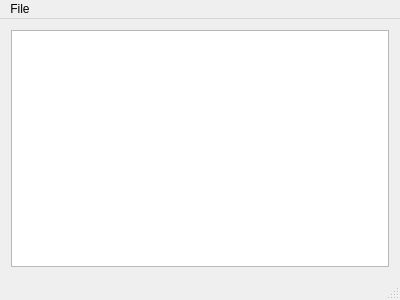
<?xml version="1.0" encoding="UTF-8"?>
<ui version="4.0">
 <class>LogWindow</class>
 <widget class="QMainWindow" name="LogWindow">
  <property name="geometry">
   <rect>
    <x>0</x>
    <y>0</y>
    <width>400</width>
    <height>300</height>
   </rect>
  </property>
  <property name="windowTitle">
   <string>LogWindow</string>
  </property>
  <widget class="QWidget" name="centralWidget">
   <layout class="QHBoxLayout" name="horizontalLayout">
    <item>
     <widget class="QTextEdit" name="logText">
      <property name="readOnly">
       <bool>true</bool>
      </property>
     </widget>
    </item>
   </layout>
  </widget>
  <widget class="QMenuBar" name="menuBar">
   <property name="geometry">
    <rect>
     <x>0</x>
     <y>0</y>
     <width>400</width>
     <height>25</height>
    </rect>
   </property>
   <widget class="QMenu" name="menuFile">
    <property name="title">
     <string>File</string>
    </property>
    <addaction name="actionOpen_file"/>
    <addaction name="actionSave_file"/>
    <addaction name="actionRevert"/>
    <addaction name="actionRun_calculator"/>
   </widget>
   <addaction name="menuFile"/>
  </widget>
  <widget class="QStatusBar" name="statusBar"/>
  <action name="actionOpen_file">
   <property name="text">
    <string>&amp;Open file</string>
   </property>
  </action>
  <action name="actionSave_file">
   <property name="text">
    <string>&amp;Save file</string>
   </property>
  </action>
  <action name="actionRevert">
   <property name="text">
    <string>&amp;Revert</string>
   </property>
  </action>
  <action name="actionRun_calculator">
   <property name="text">
    <string>Run &amp;calculator</string>
   </property>
  </action>
 </widget>
 <layoutdefault spacing="6" margin="11"/>
 <resources/>
 <connections/>
</ui>
